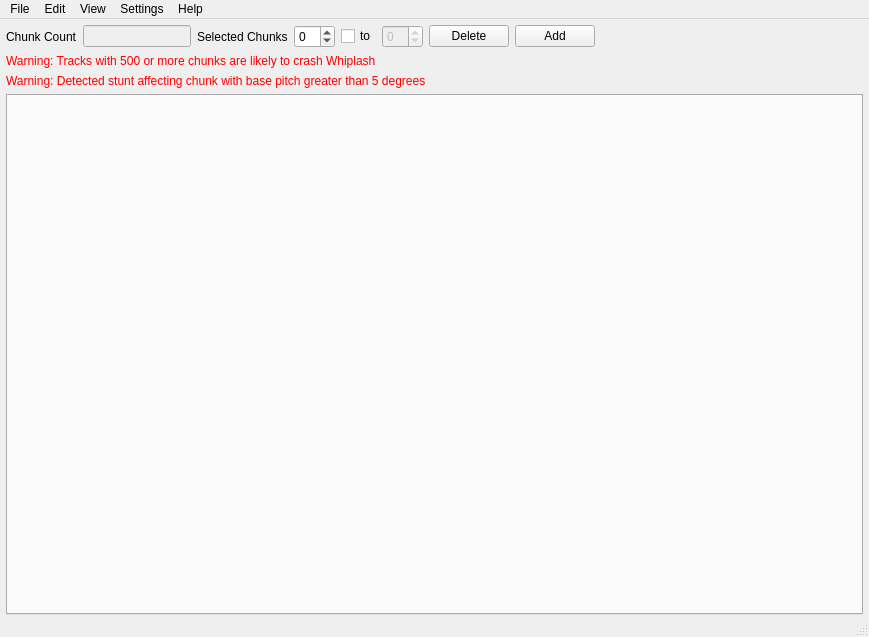
<?xml version="1.0" encoding="UTF-8"?>
<ui version="4.0">
 <class>MainWindow</class>
 <widget class="QMainWindow" name="MainWindow">
  <property name="geometry">
   <rect>
    <x>0</x>
    <y>0</y>
    <width>869</width>
    <height>637</height>
   </rect>
  </property>
  <property name="windowTitle">
   <string>Track Editor</string>
  </property>
  <property name="windowIcon">
   <iconset resource="resource.qrc">
    <normaloff>:/images/stunt.png</normaloff>:/images/stunt.png</iconset>
  </property>
  <widget class="QWidget" name="centralwidget">
   <layout class="QVBoxLayout" name="verticalLayout">
    <property name="spacing">
     <number>6</number>
    </property>
    <property name="leftMargin">
     <number>6</number>
    </property>
    <property name="topMargin">
     <number>6</number>
    </property>
    <property name="rightMargin">
     <number>6</number>
    </property>
    <property name="bottomMargin">
     <number>0</number>
    </property>
    <item>
     <layout class="QHBoxLayout" name="horizontalLayout_3">
      <item>
       <widget class="QLabel" name="lblChunkCount">
        <property name="text">
         <string>Chunk Count</string>
        </property>
       </widget>
      </item>
      <item>
       <widget class="QLineEdit" name="leChunkCount">
        <property name="enabled">
         <bool>false</bool>
        </property>
        <property name="sizePolicy">
         <sizepolicy hsizetype="Preferred" vsizetype="Fixed">
          <horstretch>0</horstretch>
          <verstretch>0</verstretch>
         </sizepolicy>
        </property>
        <property name="readOnly">
         <bool>true</bool>
        </property>
       </widget>
      </item>
      <item>
       <widget class="QLabel" name="lblSelChunks">
        <property name="text">
         <string>Selected Chunks</string>
        </property>
       </widget>
      </item>
      <item>
       <widget class="QSpinBox" name="sbSelChunksFrom">
        <property name="sizePolicy">
         <sizepolicy hsizetype="Preferred" vsizetype="Fixed">
          <horstretch>0</horstretch>
          <verstretch>0</verstretch>
         </sizepolicy>
        </property>
        <property name="wrapping">
         <bool>true</bool>
        </property>
       </widget>
      </item>
      <item>
       <widget class="QCheckBox" name="ckTo">
        <property name="text">
         <string>to</string>
        </property>
       </widget>
      </item>
      <item>
       <widget class="QSpinBox" name="sbSelChunksTo">
        <property name="enabled">
         <bool>false</bool>
        </property>
        <property name="sizePolicy">
         <sizepolicy hsizetype="Preferred" vsizetype="Fixed">
          <horstretch>0</horstretch>
          <verstretch>0</verstretch>
         </sizepolicy>
        </property>
        <property name="wrapping">
         <bool>true</bool>
        </property>
       </widget>
      </item>
      <item>
       <widget class="QPushButton" name="pbDelete">
        <property name="enabled">
         <bool>true</bool>
        </property>
        <property name="text">
         <string>Delete</string>
        </property>
       </widget>
      </item>
      <item>
       <widget class="QPushButton" name="pbAddChunk">
        <property name="text">
         <string>Add</string>
        </property>
       </widget>
      </item>
      <item>
       <spacer name="horizontalSpacer">
        <property name="orientation">
         <enum>Qt::Horizontal</enum>
        </property>
        <property name="sizeHint" stdset="0">
         <size>
          <width>40</width>
          <height>20</height>
         </size>
        </property>
       </spacer>
      </item>
     </layout>
    </item>
    <item>
     <widget class="QLabel" name="lblChunkWarning">
      <property name="styleSheet">
       <string notr="true">QLabel { color: red }</string>
      </property>
      <property name="text">
       <string>Warning: Tracks with 500 or more chunks are likely to crash Whiplash</string>
      </property>
     </widget>
    </item>
    <item>
     <widget class="QLabel" name="lblStuntWarning">
      <property name="styleSheet">
       <string notr="true">QLabel { color: red }</string>
      </property>
      <property name="text">
       <string>Warning: Detected stunt affecting chunk with base pitch greater than 5 degrees</string>
      </property>
     </widget>
    </item>
    <item>
     <widget class="QTabWidget" name="twViewer">
      <property name="currentIndex">
       <number>-1</number>
      </property>
     </widget>
    </item>
   </layout>
  </widget>
  <widget class="QMenuBar" name="menubar">
   <property name="geometry">
    <rect>
     <x>0</x>
     <y>0</y>
     <width>869</width>
     <height>22</height>
    </rect>
   </property>
   <widget class="QMenu" name="menuFile">
    <property name="title">
     <string>File</string>
    </property>
    <addaction name="actNew"/>
    <addaction name="actLoad"/>
    <addaction name="actSave"/>
    <addaction name="actSaveAs"/>
    <addaction name="separator"/>
    <addaction name="actExportOBJ"/>
    <addaction name="actExportGLTF"/>
    <addaction name="separator"/>
    <addaction name="actExportAllOBJ"/>
    <addaction name="actExportAllGLTF"/>
   </widget>
   <widget class="QMenu" name="menuHelp">
    <property name="title">
     <string>Help</string>
    </property>
    <addaction name="actAbout"/>
   </widget>
   <widget class="QMenu" name="menuView">
    <property name="title">
     <string>View</string>
    </property>
   </widget>
   <widget class="QMenu" name="menuEdit">
    <property name="title">
     <string>Edit</string>
    </property>
    <addaction name="actUndo"/>
    <addaction name="actRedo"/>
    <addaction name="separator"/>
    <addaction name="actCut"/>
    <addaction name="actCopy"/>
    <addaction name="actPaste"/>
    <addaction name="actDelete"/>
    <addaction name="actSelectAll"/>
    <addaction name="separator"/>
    <addaction name="actMirror"/>
   </widget>
   <widget class="QMenu" name="menuSettings">
    <property name="title">
     <string>Settings</string>
    </property>
    <addaction name="actPreferences"/>
    <addaction name="actGraphics"/>
   </widget>
   <addaction name="menuFile"/>
   <addaction name="menuEdit"/>
   <addaction name="menuView"/>
   <addaction name="menuSettings"/>
   <addaction name="menuHelp"/>
  </widget>
  <widget class="QStatusBar" name="statusbar"/>
  <action name="actNew">
   <property name="text">
    <string>New Track</string>
   </property>
   <property name="shortcut">
    <string>Ctrl+N</string>
   </property>
  </action>
  <action name="actLoad">
   <property name="text">
    <string>Load Track</string>
   </property>
   <property name="shortcut">
    <string>Ctrl+L</string>
   </property>
  </action>
  <action name="actSave">
   <property name="text">
    <string>Save Track</string>
   </property>
   <property name="shortcut">
    <string>Ctrl+S</string>
   </property>
  </action>
  <action name="actSaveAs">
   <property name="text">
    <string>Save Track As...</string>
   </property>
   <property name="shortcut">
    <string>Ctrl+Shift+S</string>
   </property>
  </action>
  <action name="actEditSeriesa">
   <property name="text">
    <string>Edit series...</string>
   </property>
  </action>
  <action name="actAbout">
   <property name="text">
    <string>About</string>
   </property>
   <property name="shortcut">
    <string>Ctrl+Alt+H</string>
   </property>
  </action>
  <action name="actImportMangled">
   <property name="text">
    <string>Import Mangled TRK</string>
   </property>
   <property name="shortcut">
    <string>Ctrl+I</string>
   </property>
  </action>
  <action name="actExportMangled">
   <property name="text">
    <string>Export Mangled TRK</string>
   </property>
   <property name="shortcut">
    <string>Ctrl+E</string>
   </property>
  </action>
  <action name="actDebug">
   <property name="text">
    <string>Debug</string>
   </property>
   <property name="shortcut">
    <string>Ctrl+G</string>
   </property>
  </action>
  <action name="actEditData">
   <property name="checkable">
    <bool>true</bool>
   </property>
   <property name="text">
    <string>Edit Chunk Data</string>
   </property>
  </action>
  <action name="actGlobalSettings">
   <property name="checkable">
    <bool>true</bool>
   </property>
   <property name="text">
    <string>Global Track Settings</string>
   </property>
  </action>
  <action name="actEditSeries">
   <property name="checkable">
    <bool>true</bool>
   </property>
   <property name="text">
    <string>Edit Series...</string>
   </property>
  </action>
  <action name="actDisplaySettings">
   <property name="checkable">
    <bool>true</bool>
   </property>
   <property name="text">
    <string>Display Settings</string>
   </property>
  </action>
  <action name="actCut">
   <property name="text">
    <string>Cut</string>
   </property>
   <property name="shortcut">
    <string>Ctrl+X</string>
   </property>
   <property name="shortcutContext">
    <enum>Qt::WindowShortcut</enum>
   </property>
  </action>
  <action name="actCopy">
   <property name="text">
    <string>Copy</string>
   </property>
   <property name="shortcut">
    <string>Ctrl+C</string>
   </property>
   <property name="shortcutContext">
    <enum>Qt::WindowShortcut</enum>
   </property>
  </action>
  <action name="actPaste">
   <property name="text">
    <string>Paste</string>
   </property>
   <property name="shortcut">
    <string>Ctrl+V</string>
   </property>
   <property name="shortcutContext">
    <enum>Qt::WindowShortcut</enum>
   </property>
  </action>
  <action name="actDelete">
   <property name="text">
    <string>Delete</string>
   </property>
   <property name="shortcut">
    <string>Del</string>
   </property>
  </action>
  <action name="actSelectAll">
   <property name="text">
    <string>Select All</string>
   </property>
   <property name="shortcut">
    <string>Ctrl+A</string>
   </property>
  </action>
  <action name="actUndo">
   <property name="text">
    <string>Undo</string>
   </property>
   <property name="shortcut">
    <string>Ctrl+Z</string>
   </property>
   <property name="shortcutContext">
    <enum>Qt::ApplicationShortcut</enum>
   </property>
  </action>
  <action name="actRedo">
   <property name="text">
    <string>Redo</string>
   </property>
   <property name="shortcut">
    <string>Ctrl+Y</string>
   </property>
   <property name="shortcutContext">
    <enum>Qt::ApplicationShortcut</enum>
   </property>
  </action>
  <action name="actPreferences">
   <property name="text">
    <string>Preferences...</string>
   </property>
  </action>
  <action name="actMirror">
   <property name="text">
    <string>Mirror</string>
   </property>
  </action>
  <action name="actExportOBJ">
   <property name="text">
    <string>Export to OBJ</string>
   </property>
  </action>
  <action name="actExportGLTF">
   <property name="text">
    <string>Export to glTF</string>
   </property>
  </action>
  <action name="actGraphics">
   <property name="text">
    <string>Graphics...</string>
   </property>
  </action>
  <action name="actExportAllOBJ">
   <property name="text">
    <string>Export all tracks and cars OBJ</string>
   </property>
  </action>
  <action name="actExportAllGLTF">
   <property name="text">
    <string>Export all tracks and cars to glTF</string>
   </property>
  </action>
 </widget>
 <resources>
  <include location="resource.qrc"/>
 </resources>
 <connections/>
</ui>
